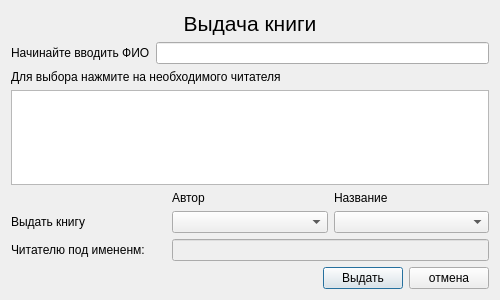
<?xml version="1.0" encoding="UTF-8"?>
<ui version="4.0">
 <class>Dialog</class>
 <widget class="QDialog" name="Dialog">
  <property name="geometry">
   <rect>
    <x>0</x>
    <y>0</y>
    <width>500</width>
    <height>300</height>
   </rect>
  </property>
  <property name="sizePolicy">
   <sizepolicy hsizetype="Fixed" vsizetype="Fixed">
    <horstretch>0</horstretch>
    <verstretch>0</verstretch>
   </sizepolicy>
  </property>
  <property name="minimumSize">
   <size>
    <width>500</width>
    <height>300</height>
   </size>
  </property>
  <property name="maximumSize">
   <size>
    <width>600</width>
    <height>400</height>
   </size>
  </property>
  <property name="windowTitle">
   <string>Dialog</string>
  </property>
  <layout class="QVBoxLayout" name="verticalLayout">
   <item>
    <widget class="QLabel" name="label">
     <property name="font">
      <font>
       <pointsize>16</pointsize>
      </font>
     </property>
     <property name="tabletTracking">
      <bool>false</bool>
     </property>
     <property name="contextMenuPolicy">
      <enum>Qt::CustomContextMenu</enum>
     </property>
     <property name="layoutDirection">
      <enum>Qt::LeftToRight</enum>
     </property>
     <property name="text">
      <string>Выдача книги</string>
     </property>
     <property name="alignment">
      <set>Qt::AlignCenter</set>
     </property>
    </widget>
   </item>
   <item>
    <spacer name="verticalSpacer">
     <property name="orientation">
      <enum>Qt::Vertical</enum>
     </property>
     <property name="sizeHint" stdset="0">
      <size>
       <width>20</width>
       <height>40</height>
      </size>
     </property>
    </spacer>
   </item>
   <item>
    <layout class="QHBoxLayout" name="horizontalLayout">
     <item>
      <widget class="QLabel" name="label_2">
       <property name="text">
        <string>Начинайте вводить ФИО</string>
       </property>
      </widget>
     </item>
     <item>
      <widget class="QLineEdit" name="name_in"/>
     </item>
    </layout>
   </item>
   <item>
    <widget class="QLabel" name="label_6">
     <property name="text">
      <string>Для выбора нажмите на необходимого читателя </string>
     </property>
    </widget>
   </item>
   <item>
    <widget class="QTableWidget" name="name_tbl">
     <property name="enabled">
      <bool>true</bool>
     </property>
    </widget>
   </item>
   <item>
    <layout class="QGridLayout" name="gridLayout">
     <item row="0" column="2">
      <widget class="QLabel" name="label_5">
       <property name="text">
        <string>Название</string>
       </property>
      </widget>
     </item>
     <item row="1" column="0">
      <widget class="QLabel" name="label_3">
       <property name="text">
        <string>Выдать книгу</string>
       </property>
      </widget>
     </item>
     <item row="1" column="2">
      <widget class="QComboBox" name="title_combo"/>
     </item>
     <item row="1" column="1">
      <widget class="QComboBox" name="author_combo"/>
     </item>
     <item row="0" column="1">
      <widget class="QLabel" name="label_4">
       <property name="text">
        <string>Автор</string>
       </property>
      </widget>
     </item>
     <item row="2" column="0">
      <widget class="QLabel" name="label_7">
       <property name="text">
        <string>Читателю под имененм:</string>
       </property>
      </widget>
     </item>
     <item row="2" column="1" colspan="2">
      <widget class="QLineEdit" name="user_name">
       <property name="enabled">
        <bool>false</bool>
       </property>
      </widget>
     </item>
    </layout>
   </item>
   <item>
    <layout class="QHBoxLayout" name="horizontalLayout_2">
     <item>
      <widget class="QLabel" name="error">
       <property name="text">
        <string/>
       </property>
      </widget>
     </item>
     <item>
      <spacer name="horizontalSpacer">
       <property name="orientation">
        <enum>Qt::Horizontal</enum>
       </property>
       <property name="sizeHint" stdset="0">
        <size>
         <width>40</width>
         <height>20</height>
        </size>
       </property>
      </spacer>
     </item>
     <item>
      <widget class="QPushButton" name="ok_btn">
       <property name="text">
        <string>Выдать</string>
       </property>
      </widget>
     </item>
     <item>
      <widget class="QPushButton" name="cancel_btn">
       <property name="text">
        <string>отмена</string>
       </property>
      </widget>
     </item>
    </layout>
   </item>
  </layout>
 </widget>
 <resources/>
 <connections/>
</ui>
